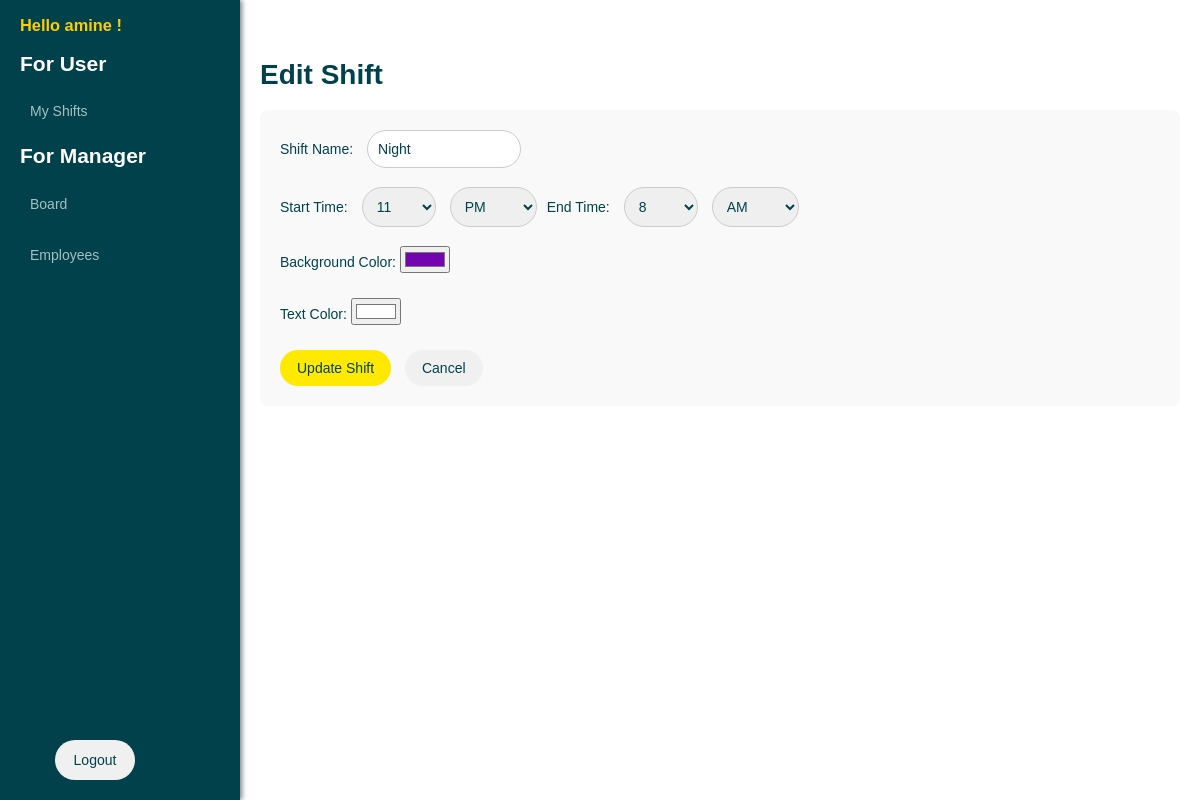
/shifts/edit_shift/20 (signed in), run on the app's committed database.
### tables this page shows
CREATE TABLE "users" (
            id INTEGER PRIMARY KEY AUTOINCREMENT,
            username TEXT NOT NULL UNIQUE,
            password_hash TEXT NOT NULL,
            employee_id INTEGER,
            is_active BOOLEAN NOT NULL DEFAULT 1,
            role TEXT NOT NULL DEFAULT 'adc_employee',
            FOREIGN KEY (employee_id) REFERENCES "employees_old"(id) ON DELETE SET NULL
        );

CREATE TABLE "shifts" (
            id INTEGER PRIMARY KEY AUTOINCREMENT,
            name TEXT NOT NULL,
            start_time TEXT,
            end_time TEXT,
            bg_color TEXT NOT NULL,
            text_color TEXT DEFAULT '#000000',
            is_active BOOLEAN NOT NULL DEFAULT 1
        );

### app/routes/shifts.py (the view, shortened to what this page needs)
@shifts_bp.route('/edit_shift/<int:id>', methods=['GET', 'POST'])
def edit_shift(id):
    current_shift = next(
        (s for s in shift_service.get_all_shifts() if s.id == id), None)
    return render_template('shifts/edit_shift.html', shift=current_shift)

### app/database/db.py (called while the page is built)
def get_db():
    db = sqlite3.connect(Config.DATABASE)
    db.row_factory = sqlite3.Row
    return db

### app/models/shift.py (called while the page is built)
    @property
    def start_hour(self):
        return self.start_time.split()[0]

    @property
    def start_period(self):
        return self.start_time.split()[1]

    @property
    def end_hour(self):
        return self.end_time.split()[0]

    @property
    def end_period(self):
        return self.end_time.split()[1]

### app/models/user.py (called while the page is built)
    @property
    def is_authenticated(self):
        return True

    def is_manager(self):
        return self.role == 'manager'

### app/services/shift_service.py (called while the page is built)
def get_all_shifts():
    db = get_db()
    try:
        rows = db.execute('SELECT * FROM shifts').fetchall()
        return [
            Shift(row['name'], row['bg_color'], row['text_color'], row['start_time'], row['end_time'],
                  row['id'], row['is_active']) for row in rows
        ]
    except Exception as e:
        print(f"Error fetching shifts: {e}")
        return []
    finally:
        db.close()

### app/services/user_service.py (called while the page is built)
def get_user_by_id(user_id):
    db = get_db()
    try:
        row = db.execute('SELECT * FROM users WHERE id = ?', (user_id, )).fetchone()
        if row:
            print(f"User data: id={row[0]}, username={row[1]}, employee_id={row[3]}, is_active={row[4]}, role={row[5]}")
            return User(row[0], row[1], row[2], row[3], row[4], row[5])
    except Exception as e:
        print("get_user_by_id: User not found")
        return False
    finally:
        db.close()

### app/templates/shifts/edit_shift.html (shortened to what this page needs)
{% extends 'layout.html' %}
{% block title %}<h1>Edit Shift</h1>{% endblock %}
{% block content %}
<form action="{{ url_for('shifts.edit_shift', id=shift.id) }}" method="post">
    <div class="form-group">
        <label for="name">Shift Name:</label>
        <span class= "fixed-select-display" id="shift_name">{{ shift.name }}</span>
    </div>
    {% if shift.name.lower() in ['morning', 'evening', 'night'] %}
    <div class="form-group time-selection">
        <label for="start_time">Start Time:</label>
        <select name="start_hour" id="start_hour" required>
            {% for hour in range(1, 13) %}
                <option value="{{ hour }}" {% if hour|string == shift.start_hour %}selected{% endif %}>{{ hour }}</option>
            {% endfor %}
        </select>
        <select name="start_period" id="start_period" required>
            <option value="PM" {% if shift.start_period == 'PM' %}selected{% endif %}>PM</option>
        </select>
        <label for="end_time">End Time:</label>
        <select name="end_hour" id="end_hour" required>
            {% for hour in range(1, 13) %}
                <option value="{{ hour }}" {% if hour|string == shift.end_hour %}selected{% endif %}>{{ hour }}</option>
            {% endfor %}
        </select>
        <select name="end_period" id="end_period" required>
            <option value="AM" {% if shift.end_period == 'AM' %}selected{% endif %}>AM</option>
        </select>
    </div>
    {% endif %}
    <div class="form-group">
        <label for="bg_color">Background Color:</label>
        <input type="color" name="bg_color" id="bg_color" required value="{{ shift.bg_color }}">
    </div>
    <div class="form-group">
        <label for="text_color">Text Color:</label>
        <input type="color" name="text_color" id="text_color" required value="{{ shift.text_color }}">
    </div>
    <button type="submit">Update Shift</button>
    <a href="{{ url_for('shifts.index') }}" class="cancel-button">Cancel</a>
</form>
{% endblock %}

### app/templates/sidebar.html (shortened to what this page needs)
<div class="sidebar">
    <h3>Hello {{ current_user.username }} !</h3>
    <h2>For User</h2>
    <ul>
        <li><a href="{{ url_for('my_shifts.index') }}" class="{% if active == 'my_shifts' %}active{% endif %} menu-item">My Shifts</a></li>
    </ul>
    <h2>For Manager</h2>
    <ul>
        <li><a href="{{ url_for('board.index') }}" class="{% if active == 'board' %}active{% endif %} menu-item">Board</a></li>
        <li><a href="{{ url_for('employees.index') }}" class="{% if active == 'employees' %}active{% endif %} menu-item">Employees</a></li>
    </ul>
    <div class="logout">
        {% if current_user.is_authenticated %}
            <a href="{{ url_for('auth.logout') }}" class="logout-button" title="Logout">Logout</a>
        {% else %}
            <a href="{{ url_for('auth.login') }}">Login</a>
        {% endif %}
    </div>
</div>

### app/static/css/styles.css (style rules this page uses)
body { font-family: 'Arial', sans-serif; margin: 0; padding: 0; background-color: #ffffff; color: #00414B; }
h1, h2, h3, p { color: #00414B; }

### app/static/css/button.css (style rules this page uses)
form button, .delete-button, .cancel-button, .edit-button, .logout-button, .yellow-button, .blue-button { border-radius: 25px; border: none; cursor: pointer; text-decoration: none; display: inline-block; }
form button { background-color: #FFE900; color: #00414B; }
.cancel-button, .edit-button, .logout-button { background-color: #f0f0f0; color: #00414B; margin-left: 10px; }

### app/static/css/form.css (style rules this page uses)
form { background-color: #f9f9f9; padding: 20px; border-radius: 8px; }
.form-group { margin-bottom: 15px; }
form input[type="text"], form input[type="password"], form input[type="date"], form input[type="time"], form select { font-size: 14px; color: #00414B; width: calc(100% - 20px); max-width: calc(30ch + 20px); padding: 10px; margin: 4px; border-radius: 25px; border: 1px solid #ccc; }
.time-selection { display: flex; align-items: center; }
.time-selection label { margin-right: 10px; }
.time-selection select { margin-right: 10px; }
.time-selection select[name='start_hour'], .time-selection select[name='end_hour'] { max-width: 74px; }
.time-selection select[name='start_period'], .time-selection select[name='end_period'] { max-width: 87px; }
form input[type="color"] { margin-bottom: 10px; }
.fixed-select-display { display: inline-block; font-size: 14px; color: #00414B; padding: 10px; border-radius: 25px; border: 1px solid #ccc; background-color: #ffffff; min-width: calc(17ch); max-width: calc(30ch + 20px); margin-left: 10px; }

### app/static/css/list.css (style rules this page uses)
ul { list-style-type: none; padding: 0; margin: 0; width: 95% ; }

### app/static/css/login.css (style rules this page uses)
ul { list-style-type: none; padding-left: 0; }
.logout { max-width: 140px; margin-top: auto; margin-bottom: 20px; text-align: center; }
.logout-button { border: 2px solid transparent; transition: all 0.2s ease; }
.logout a { color: #00414B; text-decoration: none; }

### app/static/css/sidebar.css (style rules this page uses)
.sidebar { width: 200px; background-color: #00414B; padding: 0 20px; box-shadow: 2px 0 5px rgba(0, 0, 0, 0.5); flex-shrink: 0; display: flex; flex-direction: column; justify-content: space-between; position: sticky; top: 0; height: 100vh; }
.sidebar h2, p { margin-top: 0; color: #ffffff; }
.sidebar h3 { color: #ffcc00; }
.sidebar ul { list-style-type: none; padding: 0; }
.sidebar ul li { margin-bottom: 15px; }
.sidebar ul li a { text-decoration: none; color: #A3C1C1; padding: 10px; display: block; border-radius: 5px; transition: background-color 0.3s ease; }

### app/static/css/media.css (style rules this page uses)
@media screen and (min-width: 1024px) and (max-width: 1366px) { body, form button { font-size: 14px; } }
@media screen and (min-width: 1024px) and (max-width: 1366px) { form button, .delete-button, .cancel-button, .edit-button, .logout-button, .yellow-button, .blue-button { padding: 10px 17px; } }

### data on the page
users: username "amine"
shifts: name "Night", bg_color "#7205ad", text_color "#ffffff"

### other printed values
form field start_hour "11"
form field end_hour "8"
